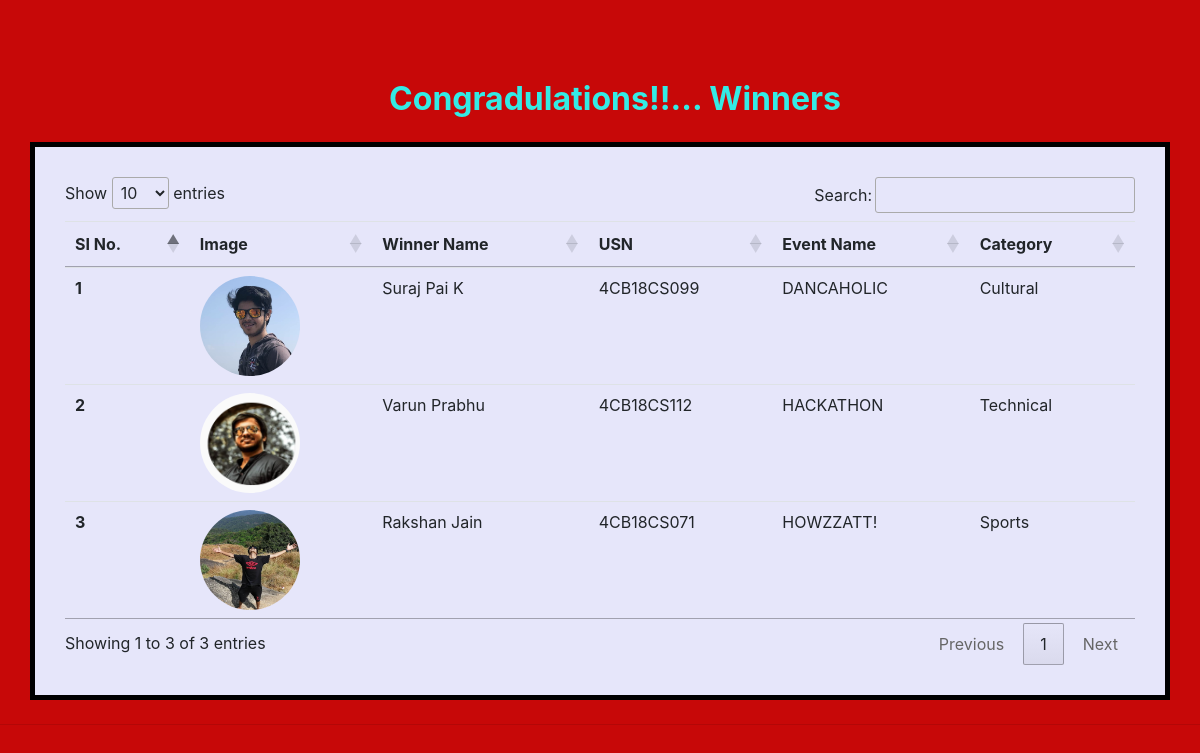
The app's page /winner_table.php with its own data.
### tables this page shows
CREATE TABLE `winner` ( 
  `si` INT NOT NULL AUTO_INCREMENT UNIQUE KEY ,  
  `image_id` INT NOT NULL ,  
  `stud_name` VARCHAR(30) NOT NULL ,  
  `usn` VARCHAR(11) NOT NULL ,  
  `eve_name` VARCHAR(50) NOT NULL ,  
  `category` VARCHAR(30) NOT NULL ,  
  `timestrap` DATETIME NOT NULL DEFAULT CURRENT_TIMESTAMP,
   FOREIGN KEY(usn) REFERENCES users(usn) ON DELETE CASCADE
);

### winner_table.php (the view, shortened to what this page needs)
<?php
    include 'partials/dbconnect.php';
?>
<!DOCTYPE html>
<html lang="en">
<head>
    <link rel="stylesheet" href="https://stackpath.bootstrapcdn.com/bootstrap/4.4.1/css/bootstrap.min.css"
>
    <link rel="stylesheet" href="//cdn.datatables.net/1.10.20/css/jquery.dataTables.min.css">
    <link rel="stylesheet" href="https://cdnjs.cloudflare.com/ajax/libs/animate.css/4.1.1/animate.min.css" />
    <link rel="stylesheet" href="swiper.min.css">
    <link rel="stylesheet" href="style.css">
</head>
<body style="background-color: #c70808;">
    <h2 class="text-center" style="padding:80px 0 0 30px;color:#34ebe5;font-weight:bold;">Congradulations!!... Winners</h2>
    <div class="container my-4" style="background-color:#E6E6FA;padding:30px;border:5px solid black;">
        <table class="table" id="myTable">
            <thead>
                <tr>
                    <th scope="col">SI No.</th>
                    <th scope="col">Image</th>
                    <th scope="col">Winner Name</th>
                    <th scope="col">USN</th>
                    <th scope="col">Event Name</th>
                    <th scope="col">Category</th>
                </tr>
            </thead>
            <tbody>
                <?php
        $sql="SELECT * FROM `winner`";
        $result=mysqli_query($conn,$sql);
        $sno=0;
        while($row=mysqli_fetch_assoc($result)){
          $sno+=1;
          echo "<tr>
            <th scope='row'>".$sno."</th>
            <td><img src='Images/Winners/winner-".$row['image_id'].".jpg' alt='image' style='width:100px;height:100px;border-radius:50%;'></td>
            <td>".$row['stud_name']."</td>
            <td>".$row['usn']."</td>
            <td>".$row['eve_name']."</td>
            <td>".$row['category']."</td>";
            echo "</td>
            </tr>";
        }
      ?>
            </tbody>
        </table>
    </div>
    <hr>
</body>
</html>

### style.css (style rules this page uses)
* { margin:0; padding:0; }
html { scroll-behavior: smooth; }

### records on screen
winner: shows a picture, stud_name "Suraj Pai K", usn "4CB18CS099", eve_name "DANCAHOLIC", category "Cultural"
winner: shows a picture, stud_name "Varun Prabhu", usn "4CB18CS112", eve_name "HACKATHON", category "Technical"
winner: shows a picture, stud_name "Rakshan Jain", usn "4CB18CS071", eve_name "HOWZZATT!", category "Sports"
